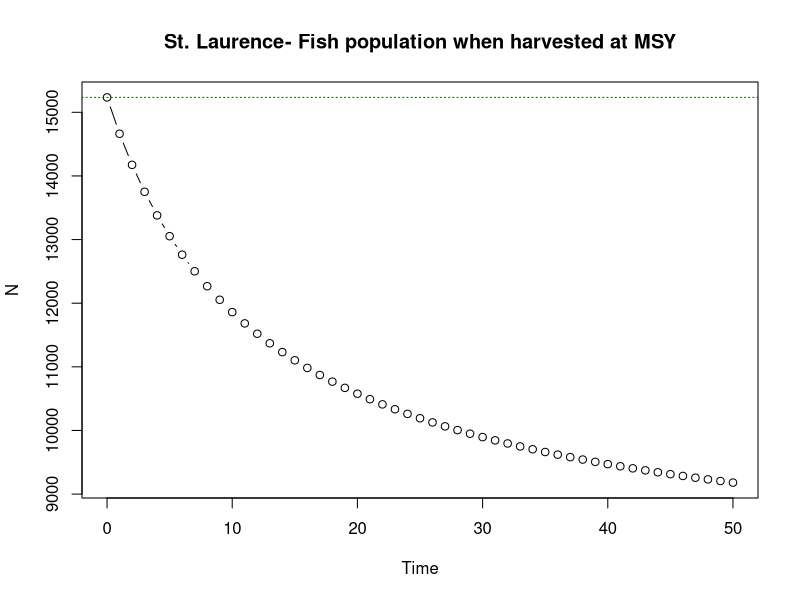
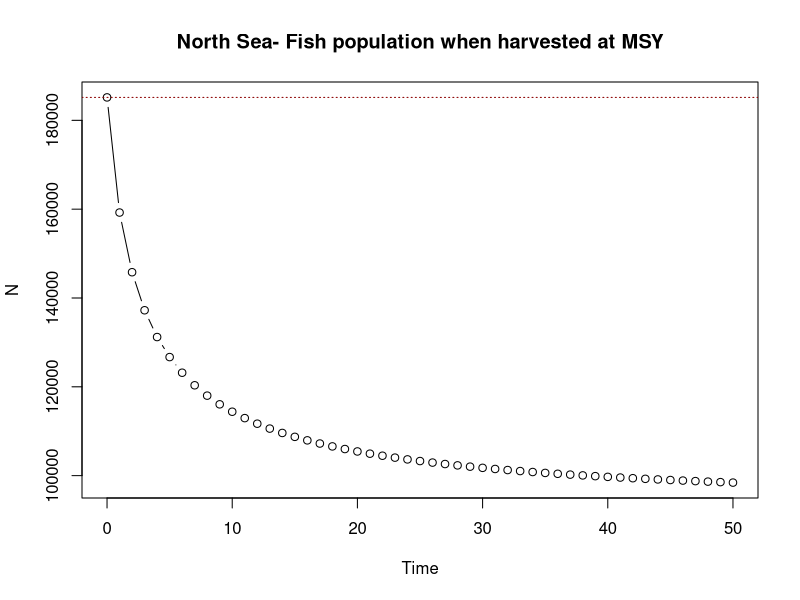
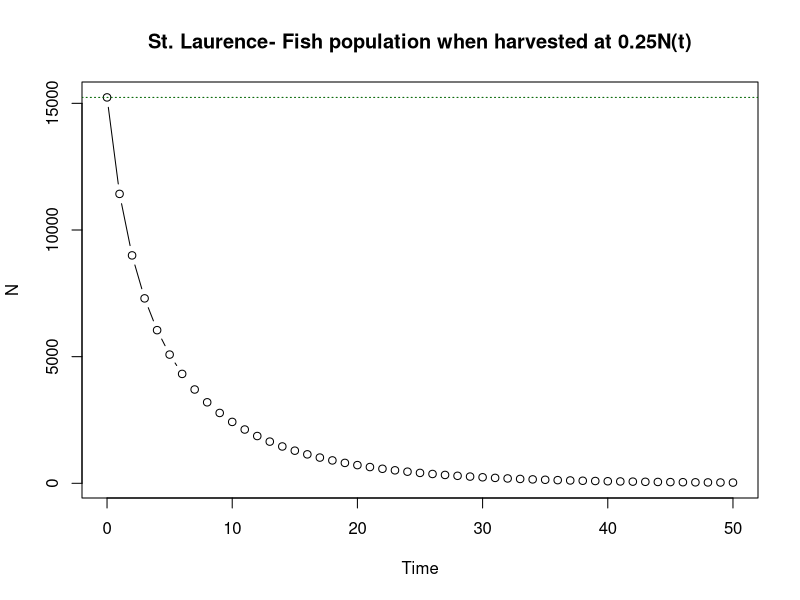
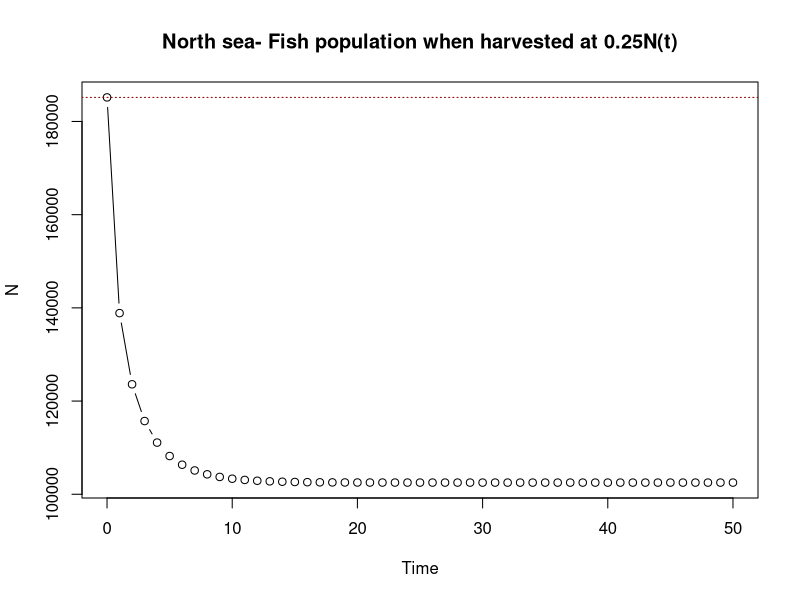
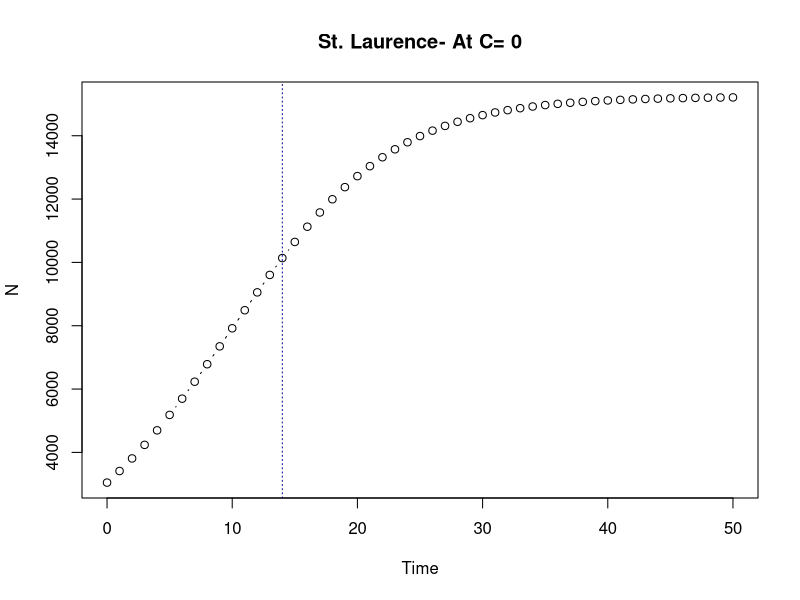
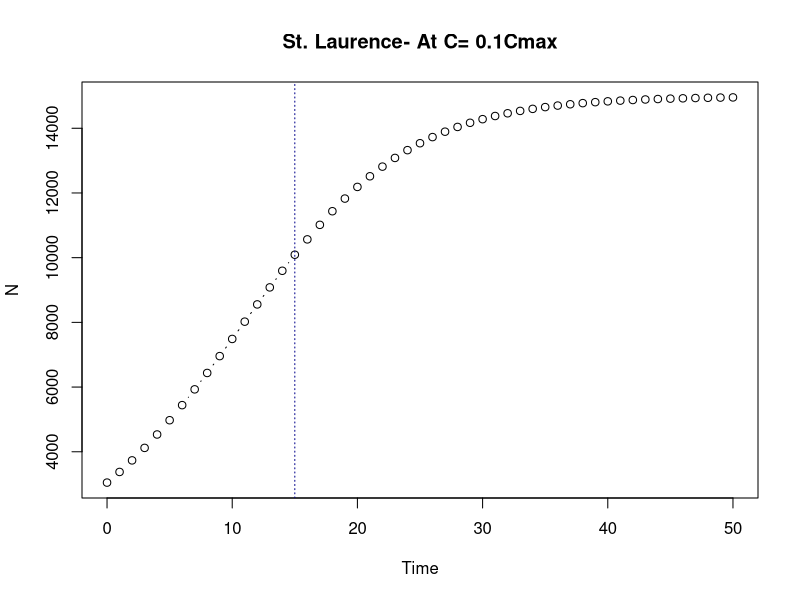
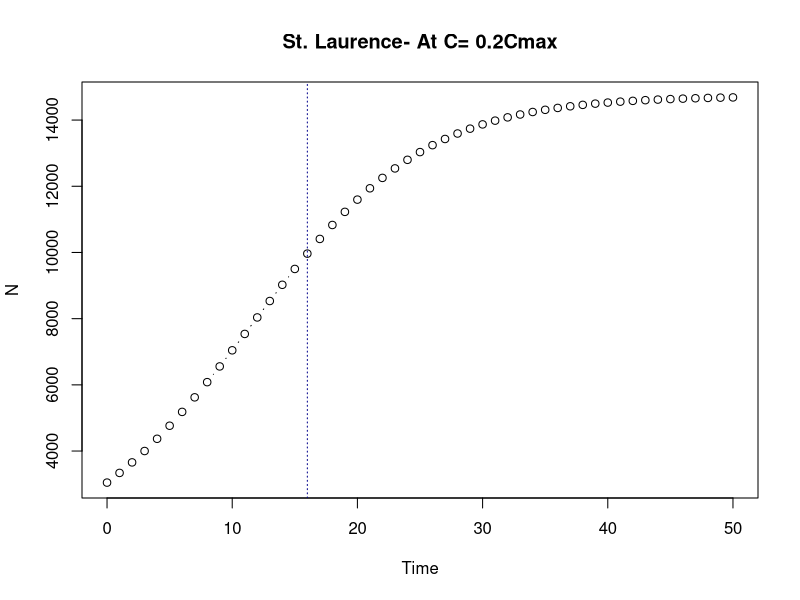
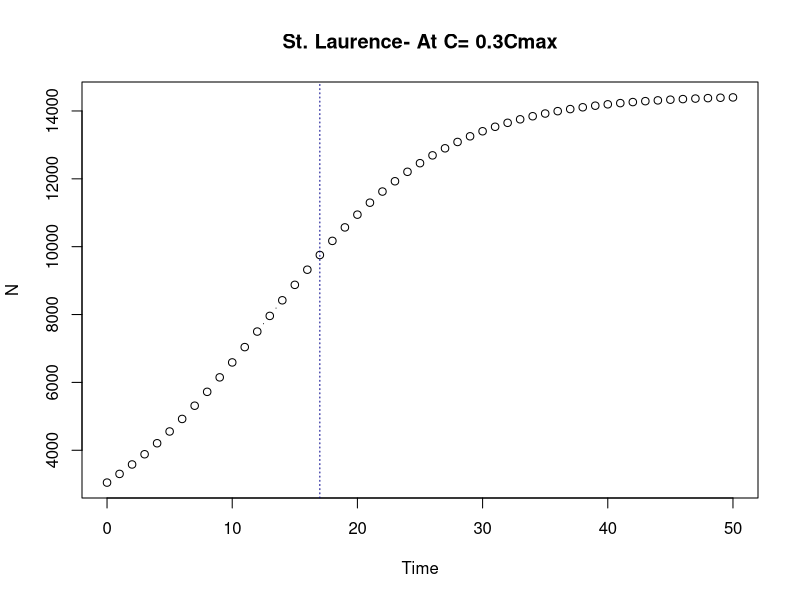

Generate these figures, in order, with R:
#Part 1
#(a) 
#St. Laurence

R.st = 0.15
K.st = 15234
tm=50

dlogistic <- function(N0 = K.st, R.st = 0.15, K.st = 15234, tm = 50){
  N = c(N0, numeric(tm))
  
  for (i in 1:tm){
    N[i + 1] = N[i] + R.st*N[i]*(1 - N[i]/K.st) - R.st*K.st/4 
  }
  
  return(N)
}

Nts.st = dlogistic()

plot(0:tm, Nts.st, type = 'b', xlab = "Time", ylab = "N", main = "St. Laurence- Fish population when harvested at MSY")
abline(h = K.st, lty = 3, col = 'darkgreen')

#North Sea

R.ns = 0.56
K.ns = 185164
tm=50

dlogistic1 <- function(N0 = K.ns, R.ns = 0.56, K.ns = 185164, tm = 50){
  N = c(N0, numeric(tm))
  
  for (i in 1:tm){
    N[i + 1] = N[i] + R.ns*N[i]*(1 - N[i]/K.ns) - R.ns*K.ns/4
  }
  
  return(N)
}

Nts.ns = dlogistic1()

plot(0:tm, Nts.ns, type = 'b', xlab = "Time", ylab = "N", main = "North Sea- Fish population when harvested at MSY")
abline(h = K.ns, lty = 3, col = 'darkred')

##When harvested at MSY, North sea population declines at a higher rate as compared to St. Laurence population.

#(b)
#St. Laurence

dlogistic2 <- function(N0.st = K.st, R.st = 0.15, K.st = 15234, tm = 50){
  N = c(N0.st, numeric(tm))
  
  for (i in 1:tm){
    N[i + 1] = N[i] + R.st*N[i]*(1 - N[i]/K.st) - 0.25*N[i] 
  }
  
  return(N)
}

Nts.st2 = dlogistic2()

plot(0:tm, Nts.st2, type = 'b', xlab = "Time", ylab = "N", main = "St. Laurence- Fish population when harvested at 0.25N(t)")
abline(h = K.st, lty = 3, col = 'darkgreen')

#North Sea
dlogistic3 <- function(N0.ns = K.ns, R.ns = 0.56, K.ns = 185164, tm = 50){
  N = c(N0.ns, numeric(tm))
  
  for (i in 1:tm){
    N[i + 1] = N[i] + R.ns*N[i]*(1 - N[i]/K.ns) - 0.25*N[i] 
  }
  
  return(N)
}

Nts.ns3 = dlogistic3()

plot(0:tm, Nts.ns3, type = 'b', xlab = "Time", ylab = "N", main = "North sea- Fish population when harvested at 0.25N(t)")
abline(h = K.ns, lty = 3, col = 'darkred')

#When harvested at 0.25N(t), both the populations declines rapidly with North sea population declining even at higher rate.

#Part B
##St. Laurence
N0.st = 0.2*15234
N0.st
R.st = 0.15
K.st = 15234
tm=50

#N[i + 1] = N[i] + R*N[i]*(1 - N[i]/K) - C
#0.2*K = 0.2*K + R*0.2*K*(1-0.2K/K) - C
#C = R*0.2*K*(1 - 0.2)
#C= 0.16*R*K

Cmax.stp = 0.16*R.st*K.st
Cmax.stp
#Cmax for St. Laurence = 365.616

dlogistic_st5 <- function(N0.st = 3046.8, R.st = 0.15, K.st = 15234, tm = 50, C){ 
  N = c(N0.st, numeric(tm))
  for (i in 1:tm){
    N[i + 1] = N[i] + R.st*N[i]*(1 - N[i]/K.st) - C
  }
  return(N)
}

Nts_0 = dlogistic_st5(C = 0)
Nts_01 = dlogistic_st5(C = 0.1*Cmax.stp)
Nts_02 = dlogistic_st5(C = 0.2*Cmax.stp)
Nts_03 = dlogistic_st5(C = 0.3*Cmax.stp)
Nts_04 = dlogistic_st5(C = 0.4*Cmax.stp)
Nts_05 = dlogistic_st5(C = 0.5*Cmax.stp)
Nts_06 = dlogistic_st5(C = 0.6*Cmax.stp)
Nts_07 = dlogistic_st5(C = 0.7*Cmax.stp)
Nts_08 = dlogistic_st5(C = 0.8*Cmax.stp)
Nts_09 = dlogistic_st5(C = 0.9*Cmax.stp)


Rec.st_0 = which(Nts_0 > 0.6*K.st)
Rec.st_01 = which(Nts_01 > 0.6*K.st)
Rec.st_02 = which(Nts_02 > 0.6*K.st)
Rec.st_03 = which(Nts_03 > 0.6*K.st)
Rec.st_04 = which(Nts_04 > 0.6*K.st)
Rec.st_05 = which(Nts_05 > 0.6*K.st)
Rec.st_06 = which(Nts_06 > 0.6*K.st)
Rec.st_07 = which(Nts_07 > 0.6*K.st)
Rec.st_08 = which(Nts_08 > 0.6*K.st)
Rec.st_09 = which(Nts_09 > 0.6*K.st)

Rec.time.st = c(Rec.st_0[1],Rec.st_01[1],Rec.st_02[1],Rec.st_03[1],Rec.st_04[1],Rec.st_05[1],Rec.st_06[1],Rec.st_07[1],Rec.st_08[1],Rec.st_09[1])
Rec.time.st

plot(0:tm, Nts_0, type = 'b', xlab = "Time", ylab = "N", main = "St. Laurence- At C= 0")
abline(v= Rec.st_0[1], lty = 3, col = 'darkblue')

plot(0:tm, Nts_01, type = 'b', xlab = "Time", ylab = "N", main = "St. Laurence- At C= 0.1Cmax")
abline(v= Rec.st_01[1], lty = 3, col = 'darkblue')

plot(0:tm, Nts_02, type = 'b', xlab = "Time", ylab = "N", main = "St. Laurence- At C= 0.2Cmax")
abline(v= Rec.st_02[1], lty = 3, col = 'darkblue')

plot(0:tm, Nts_03, type = 'b', xlab = "Time", ylab = "N", main = "St. Laurence- At C= 0.3Cmax")
abline(v= Rec.st_03[1], lty = 3, col = 'darkblue')


plot(0:tm, Nts_04, type = 'b', xlab = "Time", ylab = "N", main = "St. Laurence- At C= 0.4Cmax")
abline(v= Rec.st_04[1], lty = 3, col = 'darkblue')

plot(0:tm, Nts_05, type = 'b', xlab = "Time", ylab = "N", main = "St. Laurence- At C= 0.5Cmax")
abline(v= Rec.st_05[1], lty = 3, col = 'darkblue')

plot(0:tm, Nts_06, type = 'b', xlab = "Time", ylab = "N", main = "St. Laurence- At C= 0.6Cmax")
abline(v= Rec.st_06[1], lty = 3, col = 'darkblue')

plot(0:tm, Nts_07, type = 'b', xlab = "Time", ylab = "N", main = "St. Laurence- At C= 0.7Cmax")
abline(v= Rec.st_07[1], lty = 3, col = 'darkblue')

plot(0:tm, Nts_08, type = 'b', xlab = "Time", ylab = "N", main = "St. Laurence- At C= 0.8Cmax")
abline(v= Rec.st_08[1], lty = 3, col = 'darkblue')

plot(0:tm, Nts_09, type = 'b', xlab = "Time", ylab = "N", main = "St. Laurence- At C= 0.9Cmax")
abline(v= Rec.st_09[1], lty = 3, col = 'darkblue')


#Plot between recovery time and Harvest level

harvest = c(0,0.1*Cmax.stp,0.2*Cmax.stp,0.3*Cmax.stp,0.4*Cmax.stp,0.5*Cmax.stp,0.6*Cmax.stp,0.7*Cmax.stp,0.8*Cmax.stp,0.9*Cmax.stp)
plot(harvest, Rec.time.st, type = 'b', ylab = "Recovery time (years)", xlab = "Harvest level", main= "St. Laurence - Harvest level vs Recovery time")


##North sea

N0.ns = 0.2*185164
N0.ns
R.ns = 0.56
K.ns = 185164
tm=50

#N[i + 1] = N[i] + R*N[i]*(1 - N[i]/K) - C
#0.2*K = 0.2*K + R*0.2*K*(1-0.2K/K) - C
#C = R*0.2*K*(1 - 0.2)
#C= 0.16*R*K

Cmax.nsp = 0.16*R.ns*K.ns
Cmax.nsp
#Cmax for North sea = 16590.69

dlogistic_ns5 <- function(N0.ns = 37032.8, R.ns = 0.56, K.st = 185164, tm = 50, C){ 
  N = c(N0.ns, numeric(tm))
  for (i in 1:tm){
    N[i + 1] = N[i] + R.ns*N[i]*(1 - N[i]/K.ns) - C
  }
  return(N)
}

Ntns_0 = dlogistic_ns5(C = 0)
Ntns_01 = dlogistic_ns5(C = 0.1*Cmax.nsp)
Ntns_02 = dlogistic_ns5(C = 0.2*Cmax.nsp)
Ntns_03 = dlogistic_ns5(C = 0.3*Cmax.nsp)
Ntns_04 = dlogistic_ns5(C = 0.4*Cmax.nsp)
Ntns_05 = dlogistic_ns5(C = 0.5*Cmax.nsp)
Ntns_06 = dlogistic_ns5(C = 0.6*Cmax.nsp)
Ntns_07 = dlogistic_ns5(C = 0.7*Cmax.nsp)
Ntns_08 = dlogistic_ns5(C = 0.8*Cmax.nsp)
Ntns_09 = dlogistic_ns5(C = 0.9*Cmax.nsp)


Rec.ns_0 = which(Ntns_0 > 0.6*K.ns)
Rec.ns_01 = which(Ntns_01 > 0.6*K.ns)
Rec.ns_02 = which(Ntns_02 > 0.6*K.ns)
Rec.ns_03 = which(Ntns_03 > 0.6*K.ns)
Rec.ns_04 = which(Ntns_04 > 0.6*K.ns)
Rec.ns_05 = which(Ntns_05 > 0.6*K.ns)
Rec.ns_06 = which(Ntns_06 > 0.6*K.ns)
Rec.ns_07 = which(Ntns_07 > 0.6*K.ns)
Rec.ns_08 = which(Ntns_08 > 0.6*K.ns)
Rec.ns_09 = which(Ntns_09 > 0.6*K.ns)

Rec.time.ns = c(Rec.ns_0[1],Rec.ns_01[1],Rec.ns_02[1],Rec.ns_03[1],Rec.ns_04[1],Rec.ns_05[1],Rec.ns_06[1],Rec.ns_07[1],Rec.ns_08[1],Rec.ns_09[1])
Rec.time.ns

plot(0:tm, Ntns_0, type = 'b', xlab = "Time", ylab = "N", main = "North sea- At C= 0")
abline(v= Rec.ns_0[1], lty = 3, col = 'red')

plot(0:tm, Ntns_01, type = 'b', xlab = "Time", ylab = "N", main = "North sea- At C= 0.1Cmax")
abline(v= Rec.ns_01[1], lty = 3, col = 'red')

plot(0:tm, Ntns_02, type = 'b', xlab = "Time", ylab = "N", main = "North sea- At C= 0.2Cmax")
abline(v= Rec.ns_02[1], lty = 3, col = 'red')

plot(0:tm, Ntns_03, type = 'b', xlab = "Time", ylab = "N", main = "North sea- At C= 0.3Cmax")
abline(v= Rec.ns_03[1], lty = 3, col = 'red')


plot(0:tm, Ntns_04, type = 'b', xlab = "Time", ylab = "N", main = "North sea- At C= 0.4Cmax")
abline(v= Rec.ns_04[1], lty = 3, col = 'red')

plot(0:tm, Ntns_05, type = 'b', xlab = "Time", ylab = "N", main = "North sea- At C= 0.5Cmax")
abline(v= Rec.ns_05[1], lty = 3, col = 'red')

plot(0:tm, Ntns_06, type = 'b', xlab = "Time", ylab = "N", main = "North sea- At C= 0.6Cmax")
abline(v= Rec.ns_06[1], lty = 3, col = 'red')

plot(0:tm, Ntns_07, type = 'b', xlab = "Time", ylab = "N", main = "North sea- At C= 0.7Cmax")
abline(v= Rec.ns_07[1], lty = 3, col = 'red')

plot(0:tm, Ntns_08, type = 'b', xlab = "Time", ylab = "N", main = "North sea- At C= 0.8Cmax")
abline(v= Rec.ns_08[1], lty = 3, col = 'red')

plot(0:tm, Ntns_09, type = 'b', xlab = "Time", ylab = "N", main = "North sea- At C= 0.9Cmax")
abline(v= Rec.ns_09[1], lty = 3, col = 'red')


#Plot between recovery time and Harvest level

harvest.ns = c(0,0.1*Cmax.nsp,0.2*Cmax.nsp,0.3*Cmax.nsp,0.4*Cmax.nsp,0.5*Cmax.nsp,0.6*Cmax.nsp,0.7*Cmax.nsp,0.8*Cmax.nsp,0.9*Cmax.nsp)
plot(harvest.ns, Rec.time.ns, type = 'b', ylab = "Recovery time (years)", xlab = "Harvest level", main= "North sea- Harvest level vs Recovery time")

#Recovery time is less in case of North sea as compared to St. Laurence.
#If maximum catch quotas are kept low, fish stocks seem to be able to recover fairly quickly. 
#In case of St. Laurence population, when no fish are harvested, fishery seems to recover in 14 years and the time keeps on increasing with increase in catch.
#Similarly, in case of North sea population, fishery can recover in about 5 years if no harvesting is done. 







